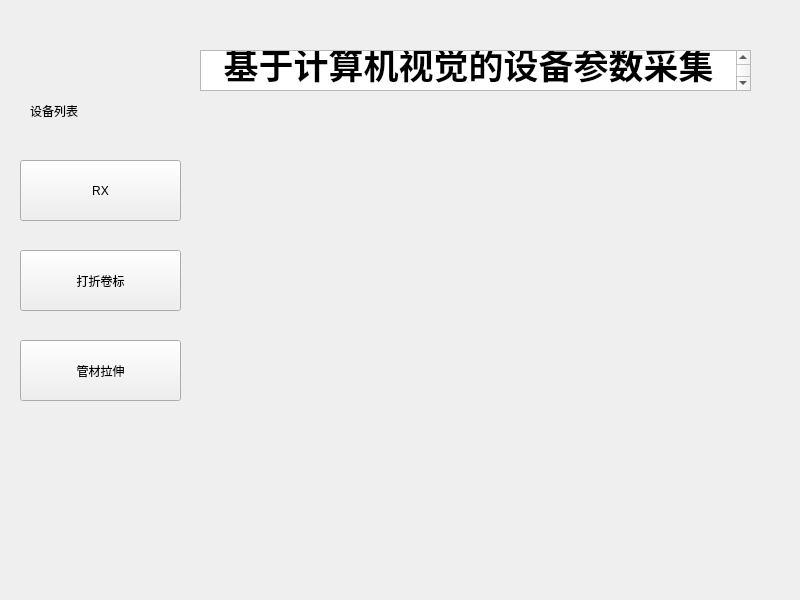
<?xml version="1.0" encoding="UTF-8"?>
<ui version="4.0">
 <class>MainWindow</class>
 <widget class="QMainWindow" name="MainWindow">
  <property name="geometry">
   <rect>
    <x>0</x>
    <y>0</y>
    <width>800</width>
    <height>600</height>
   </rect>
  </property>
  <property name="windowTitle">
   <string>MainWindow</string>
  </property>
  <widget class="QWidget" name="centralwidget">
   <widget class="QPushButton" name="pushButton">
    <property name="geometry">
     <rect>
      <x>20</x>
      <y>160</y>
      <width>161</width>
      <height>61</height>
     </rect>
    </property>
    <property name="text">
     <string>RX</string>
    </property>
   </widget>
   <widget class="QPushButton" name="pushButton_2">
    <property name="geometry">
     <rect>
      <x>20</x>
      <y>340</y>
      <width>161</width>
      <height>61</height>
     </rect>
    </property>
    <property name="text">
     <string>管材拉伸</string>
    </property>
   </widget>
   <widget class="QPushButton" name="pushButton_3">
    <property name="geometry">
     <rect>
      <x>20</x>
      <y>250</y>
      <width>161</width>
      <height>61</height>
     </rect>
    </property>
    <property name="text">
     <string>打折卷标</string>
    </property>
   </widget>
   <widget class="QLabel" name="label">
    <property name="geometry">
     <rect>
      <x>30</x>
      <y>80</y>
      <width>111</width>
      <height>61</height>
     </rect>
    </property>
    <property name="text">
     <string>设备列表</string>
    </property>
   </widget>
   <widget class="QTextBrowser" name="textBrowser">
    <property name="geometry">
     <rect>
      <x>200</x>
      <y>50</y>
      <width>551</width>
      <height>41</height>
     </rect>
    </property>
    <property name="html">
     <string>&lt;!DOCTYPE HTML PUBLIC &quot;-//W3C//DTD HTML 4.0//EN&quot; &quot;http://www.w3.org/TR/REC-html40/strict.dtd&quot;&gt;
&lt;html&gt;&lt;head&gt;&lt;meta name=&quot;qrichtext&quot; content=&quot;1&quot; /&gt;&lt;style type=&quot;text/css&quot;&gt;
p, li { white-space: pre-wrap; }
&lt;/style&gt;&lt;/head&gt;&lt;body style=&quot; font-family:'SimSun'; font-size:9pt; font-weight:400; font-style:normal;&quot;&gt;
&lt;p align=&quot;center&quot; style=&quot; margin-top:0px; margin-bottom:0px; margin-left:0px; margin-right:0px; -qt-block-indent:0; text-indent:0px;&quot;&gt;&lt;span style=&quot; font-size:26pt; font-weight:600;&quot;&gt;基于计算机视觉的设备参数采集&lt;/span&gt;&lt;/p&gt;&lt;/body&gt;&lt;/html&gt;</string>
    </property>
   </widget>
  </widget>
 </widget>
 <resources/>
 <connections/>
</ui>
